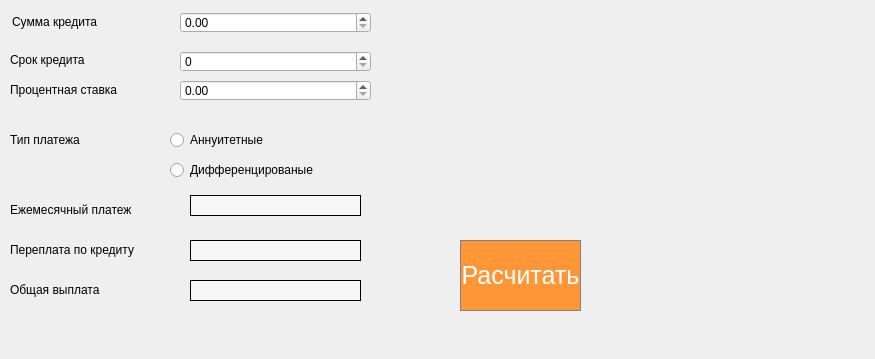
<?xml version="1.0" encoding="UTF-8"?>
<ui version="4.0">
 <class>crediWindow</class>
 <widget class="QMainWindow" name="crediWindow">
  <property name="geometry">
   <rect>
    <x>0</x>
    <y>0</y>
    <width>875</width>
    <height>359</height>
   </rect>
  </property>
  <property name="windowTitle">
   <string>MainWindow</string>
  </property>
  <widget class="QWidget" name="centralwidget">
   <widget class="QLabel" name="label_2">
    <property name="geometry">
     <rect>
      <x>10</x>
      <y>200</y>
      <width>151</width>
      <height>20</height>
     </rect>
    </property>
    <property name="text">
     <string>Ежемесячный платеж</string>
    </property>
   </widget>
   <widget class="QLabel" name="label_3">
    <property name="geometry">
     <rect>
      <x>10</x>
      <y>130</y>
      <width>120</width>
      <height>20</height>
     </rect>
    </property>
    <property name="text">
     <string>Тип платежа</string>
    </property>
   </widget>
   <widget class="QLabel" name="label_4">
    <property name="geometry">
     <rect>
      <x>10</x>
      <y>80</y>
      <width>120</width>
      <height>20</height>
     </rect>
    </property>
    <property name="text">
     <string>Процентная ставка</string>
    </property>
   </widget>
   <widget class="QLabel" name="label_5">
    <property name="geometry">
     <rect>
      <x>10</x>
      <y>50</y>
      <width>120</width>
      <height>20</height>
     </rect>
    </property>
    <property name="text">
     <string>Срок кредита</string>
    </property>
   </widget>
   <widget class="QLabel" name="label">
    <property name="geometry">
     <rect>
      <x>12</x>
      <y>12</y>
      <width>120</width>
      <height>20</height>
     </rect>
    </property>
    <property name="text">
     <string>Сумма кредита</string>
    </property>
   </widget>
   <widget class="QRadioButton" name="radioButton_annuitet">
    <property name="geometry">
     <rect>
      <x>170</x>
      <y>130</y>
      <width>141</width>
      <height>20</height>
     </rect>
    </property>
    <property name="text">
     <string>Аннуитетные</string>
    </property>
   </widget>
   <widget class="QRadioButton" name="radioButton_differentet">
    <property name="geometry">
     <rect>
      <x>170</x>
      <y>160</y>
      <width>171</width>
      <height>20</height>
     </rect>
    </property>
    <property name="text">
     <string>Дифференцированые</string>
    </property>
   </widget>
   <widget class="QLabel" name="label_6">
    <property name="geometry">
     <rect>
      <x>10</x>
      <y>240</y>
      <width>151</width>
      <height>20</height>
     </rect>
    </property>
    <property name="text">
     <string>Переплата по кредиту</string>
    </property>
   </widget>
   <widget class="QLabel" name="label_7">
    <property name="geometry">
     <rect>
      <x>10</x>
      <y>280</y>
      <width>151</width>
      <height>20</height>
     </rect>
    </property>
    <property name="text">
     <string>Общая выплата</string>
    </property>
   </widget>
   <widget class="QDoubleSpinBox" name="doubleSpinBox_credit">
    <property name="geometry">
     <rect>
      <x>180</x>
      <y>12</y>
      <width>191</width>
      <height>21</height>
     </rect>
    </property>
    <property name="decimals">
     <number>2</number>
    </property>
    <property name="maximum">
     <double>1000000000.000000000000000</double>
    </property>
   </widget>
   <widget class="QDoubleSpinBox" name="doubleSpinBox_intetrest">
    <property name="geometry">
     <rect>
      <x>180</x>
      <y>80</y>
      <width>191</width>
      <height>21</height>
     </rect>
    </property>
   </widget>
   <widget class="QLabel" name="label_monthly_payment">
    <property name="geometry">
     <rect>
      <x>190</x>
      <y>195</y>
      <width>171</width>
      <height>21</height>
     </rect>
    </property>
    <property name="styleSheet">
     <string notr="true">QLabel {
    border-radius: 15px;
    border: 1px solid #000000;
    background-color: #f6f6f6;
    alignment: AlignRight; /* Правильный способ установки выравнивания */
	color: black;
}</string>
    </property>
    <property name="text">
     <string/>
    </property>
   </widget>
   <widget class="QLabel" name="label_overpayment">
    <property name="geometry">
     <rect>
      <x>190</x>
      <y>240</y>
      <width>171</width>
      <height>21</height>
     </rect>
    </property>
    <property name="styleSheet">
     <string notr="true">QLabel {
    border-radius: 15px;
    border: 1px solid #000000;
    background-color: #f6f6f6;
    alignment: AlignRight; /* Правильный способ установки выравнивания */
	color: black;
}</string>
    </property>
    <property name="text">
     <string/>
    </property>
   </widget>
   <widget class="QLabel" name="label_total_payout">
    <property name="geometry">
     <rect>
      <x>190</x>
      <y>280</y>
      <width>171</width>
      <height>21</height>
     </rect>
    </property>
    <property name="styleSheet">
     <string notr="true">QLabel {
    border-radius: 15px;
    border: 1px solid #000000;
    background-color: #f6f6f6;
    alignment: AlignRight; /* Правильный способ установки выравнивания */
	color: black;
}</string>
    </property>
    <property name="text">
     <string/>
    </property>
   </widget>
   <widget class="QPushButton" name="pushButton">
    <property name="geometry">
     <rect>
      <x>460</x>
      <y>240</y>
      <width>121</width>
      <height>71</height>
     </rect>
    </property>
    <property name="font">
     <font>
      <pointsize>19</pointsize>
     </font>
    </property>
    <property name="styleSheet">
     <string notr="true">QPushButton {
  background-color: rgb(255, 151, 57);
  color: white; 
  border: 1px solid gray;
}

QPushButton:pressed {
    background-color: qlineargradient(x1: 0, y1: 0, x2: 0, y2: 1,
                                      stop: 0 #FF7832, stop: 1 #FF9739);
}</string>
    </property>
    <property name="text">
     <string>Расчитать</string>
    </property>
   </widget>
   <widget class="QSpinBox" name="spinBox_months">
    <property name="geometry">
     <rect>
      <x>180</x>
      <y>51</y>
      <width>191</width>
      <height>21</height>
     </rect>
    </property>
   </widget>
  </widget>
 </widget>
 <resources/>
 <connections/>
</ui>
